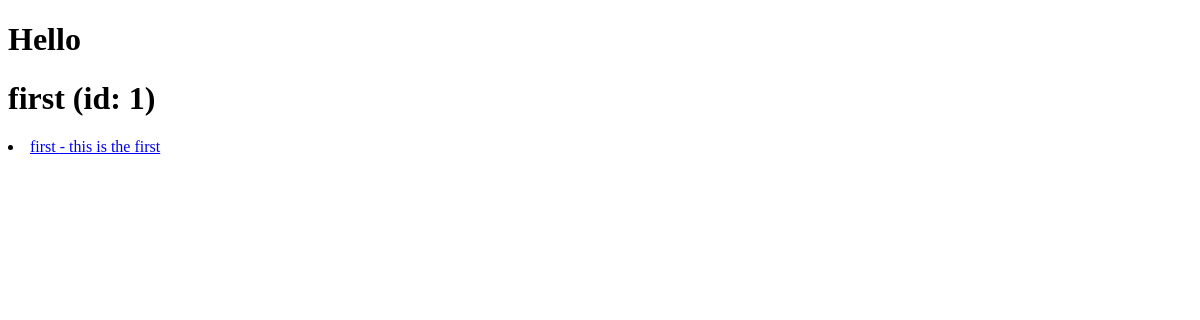
Before: / with the older database file.
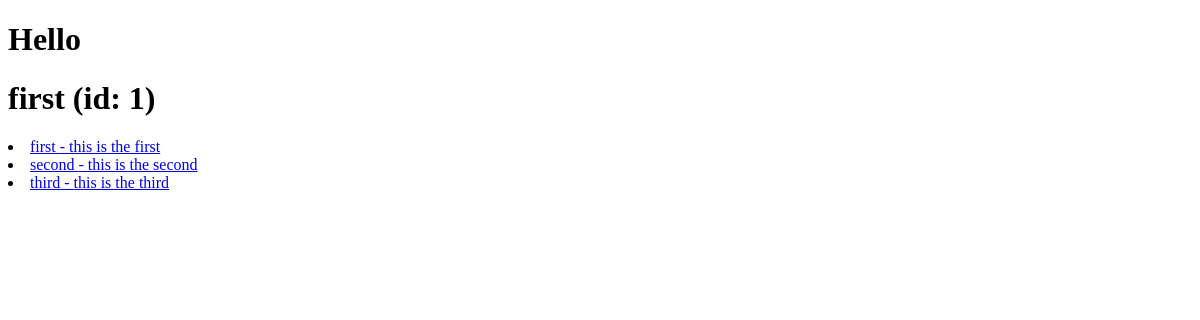
After: the same page with the newer database file.
### articles/models.py (models this page shows)
class Article(models.Model):
    title = models.TextField()
    content = models.TextField()

### manager/views.py (the view)
# urls.py: path('', home_view),
def home_view(request):
    article_object = Article.objects.get(id=1)
    articles = Article.objects.all()
    context = {
        'articles': articles,
        'id': article_object.id,
        'title': article_object.title,
        'content': article_object.content,
    }
    html_string = render_to_string('home-view.html', context=context)
    return HttpResponse(html_string)

### templates/home-view.html
{% extends 'base.html' %}
{% block content %}
    <h1>{{ title }} (id: {{ id }})</h1>
    {% for article in articles %}
        <li><a href="/articles/{{ article.id }}/">{{ article.title }} - {{ article.content }}</a></li>
    {% endfor %}
{% endblock %}

### templates/base.html (shortened to what this page needs)
<!DOCTYPE html>
<html lang="en">
    <head>
    </head>
    <body>
        <h1>Hello</h1>
        {% block content %}
        {% endblock %}
    </body>
</html>

Changed rows visible on the page:
added Article: title "second", content "this is the second"
added Article: title "third", content "this is the third"
